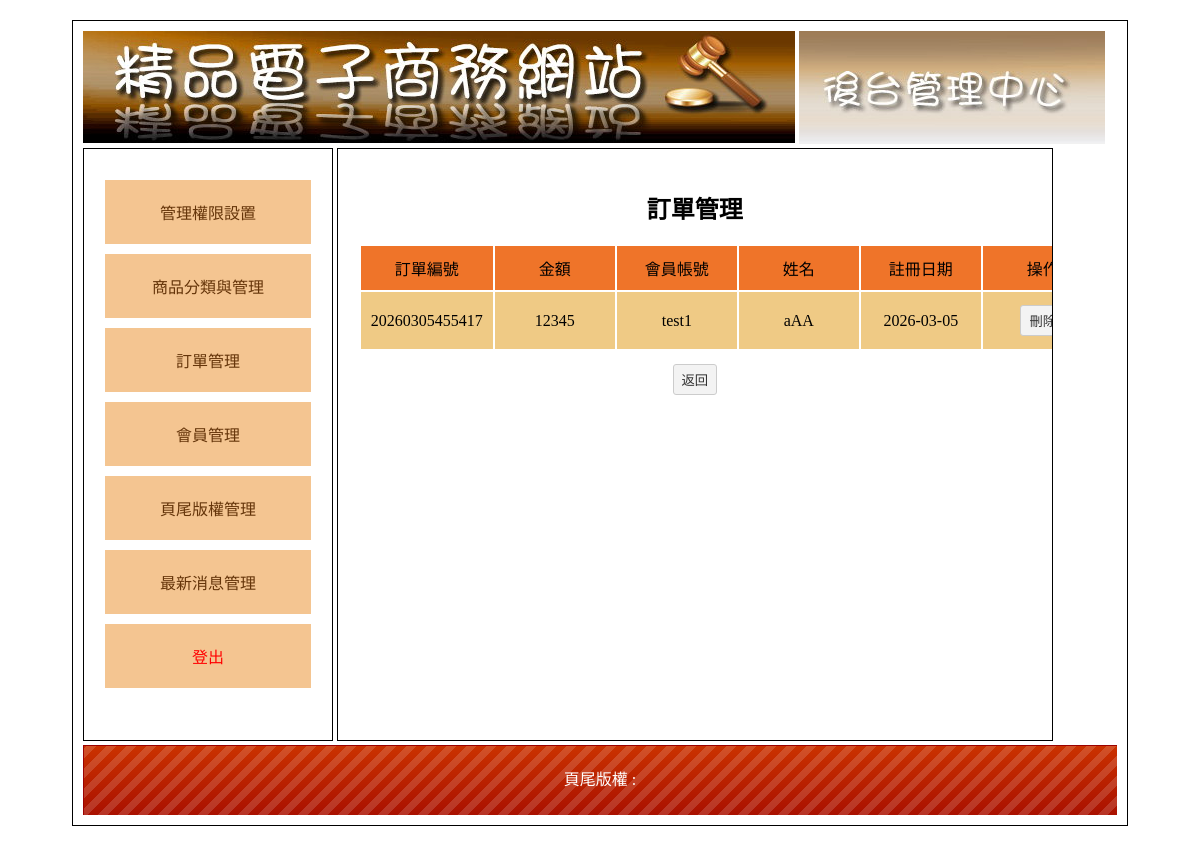
Screenshot of /back.php?do=order with the database file from the repository.
### tables this page shows
CREATE TABLE `order` (
  `id` int(10) UNSIGNED NOT NULL,
  `no` text NOT NULL,
  `acc` text NOT NULL,
  `name` text NOT NULL,
  `email` text NOT NULL,
  `addr` text NOT NULL,
  `tel` text NOT NULL,
  `sum` int(10) UNSIGNED NOT NULL,
  `cart` text NOT NULL,
  `created_at` date NOT NULL DEFAULT current_timestamp()
);

### api/db.php (called while the page is built, shortened)
<?php
class DB{
    private $dsn = "mysql:host=localhost;dbname=db04_1;charset=utf8;";
    private $pdo;
    private $table;
    function __construct($table){
        $this->table = $table;
        $this->pdo = new PDO($this->dsn,'root','');
    }
    function all(...$arg){
        $sql = "SELECT * FROM `{$this->table}` ";
        return $this->pdo->query($sql)->fetchAll(PDO::FETCH_ASSOC);
    }
}
$Order= new DB("order");
?>

### back/order.php (the view, shortened to what this page needs)
<h2 class="ct">訂單管理</h2>
<table class="all ct">
    <tr>
        <td class="tt">訂單編號</td>
        <td class="tt">金額</td>
        <td class="tt">會員帳號</td>
        <td class="tt">姓名</td>
        <td class="tt">註冊日期</td>
        <td class="tt">操作</td>
    </tr>
    <?php
    $rows = $Order->all();
    foreach ($rows as $row) :
    ?>
    <tr>
        <td class="pp" onclick="location.href='?do=edit_order&id=<?=$row['id']?>'">
            <?=$row['no']?>
        </td>
        <td class="pp">
            <?=$row['sum']?>
        </td>
        <td class="pp">
            <?=$row['acc']?>
        </td>
        <td class="pp">
            <?=$row['name']?>
        </td>
        <td class="pp">
            <?=$row['created_at']?>
        </td>
        <td class="pp">
            <button onclick="del(<?=$row['id']?>)" >刪除</button>
        </td>
    </tr>
    <?php
        endforeach
    ?>
</table>
<div class="ct">
    <button onclick="location.href='index.php'">返回</button>
</div>

### jscs/css.css (style rules this page uses)
body { font-family:"微軟正黑體"; }
.ct { text-align:center; }
.all { width:90%; margin:10px auto 10px auto; }
.all td { min-width:100px; padding:10px; }
.tt { background:#EF7429; }
.pp { background:#EFCA85; }
input[type=text],input[type=password],input[type=submit],button,.button,input[type=reset],input[type=button],select，textarea,input[type=number] { background:#F3F3F3; border:#CCC 1px solid; border-radius:3px; padding:5px 8px 5px 8px; text-decoration:none; margin:3px; color:#333; }

### rows the page displays
order: no "20260305455417", sum "12345", acc "test1", name "aAA", created_at "2026-03-05"
